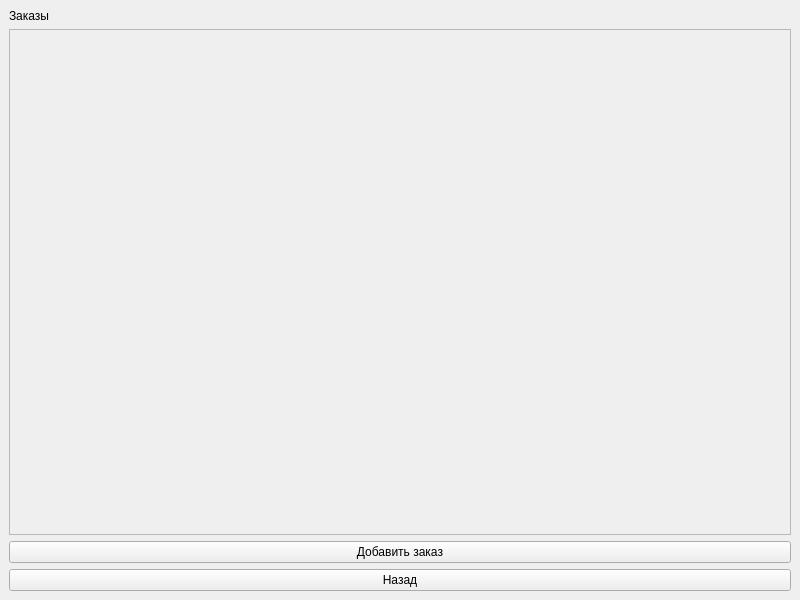
<?xml version="1.0" encoding="UTF-8"?>
<ui version="4.0">
 <class>MainWindow</class>
 <widget class="QMainWindow" name="MainWindow">
  <property name="geometry">
   <rect>
    <x>0</x>
    <y>0</y>
    <width>800</width>
    <height>600</height>
   </rect>
  </property>
  <property name="windowTitle">
   <string>MainWindow</string>
  </property>
  <widget class="QWidget" name="centralwidget">
   <layout class="QVBoxLayout" name="verticalLayout_2">
    <item>
     <widget class="QLabel" name="label">
      <property name="text">
       <string>Заказы</string>
      </property>
     </widget>
    </item>
    <item>
     <widget class="QScrollArea" name="scrollArea">
      <property name="widgetResizable">
       <bool>true</bool>
      </property>
      <widget class="QWidget" name="scrollAreaWidgetContents">
       <property name="geometry">
        <rect>
         <x>0</x>
         <y>0</y>
         <width>780</width>
         <height>489</height>
        </rect>
       </property>
       <layout class="QVBoxLayout" name="order_layout"/>
      </widget>
     </widget>
    </item>
    <item>
     <widget class="QPushButton" name="add_btn">
      <property name="text">
       <string>Добавить заказ</string>
      </property>
     </widget>
    </item>
    <item>
     <widget class="QPushButton" name="back_btn">
      <property name="text">
       <string>Назад</string>
      </property>
     </widget>
    </item>
   </layout>
  </widget>
 </widget>
 <resources/>
 <connections/>
</ui>
